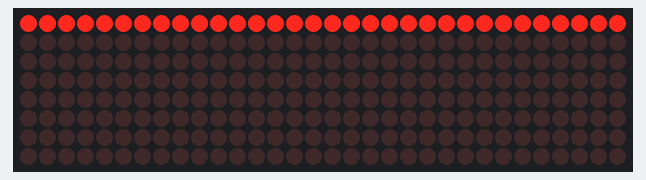
This sketch was run on a simulated Arduino Uno, built with avr-gcc and run on an emulated ATmega328P. Shown: 32×8 LED matrix. Wiring (inferred from the names in the program): 4 × MAX7219 LED driver (orientation assumed): data pin 11; clock pin 12; CS pin 10.

Above: at 0.21 s.
At 1.11 s:
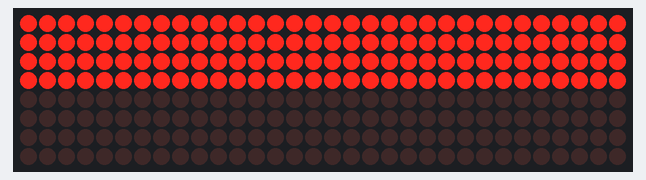
At 1.71 s:
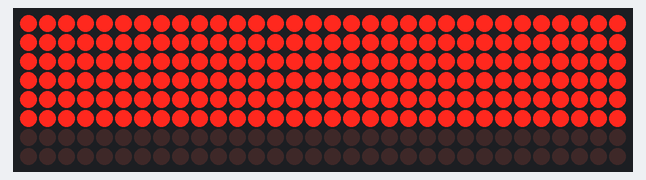
At 2.2 s:
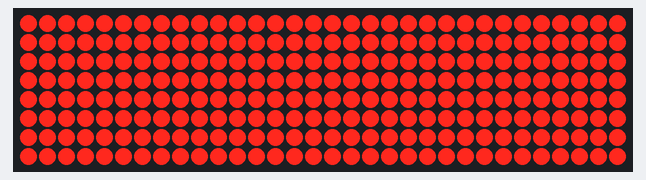
At 3.5 s:
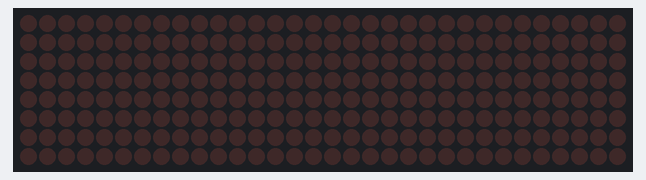
At 4.92 s:
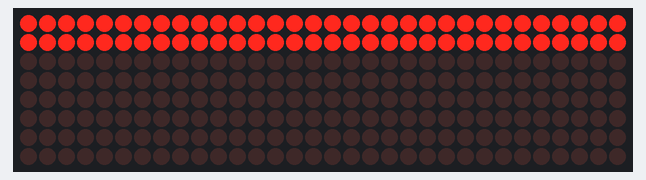

The sketch:

test.ino
```cpp
// Définition des pins de connexion
int DIN_pin = 11; // Data In
int CS_pin = 10;  // Chip Select
int CLK_pin = 12; // Clock

// Fonction pour envoyer un octet de données au MAX7219
void write_pix(int data) {
  for (int i = 0; i < 8; i++) {
    digitalWrite(CLK_pin, LOW);
    digitalWrite(DIN_pin, (data & 0x80) ? HIGH : LOW); // Envoi du bit le plus significatif
    data = data << 1; // Décalage des bits
    digitalWrite(CLK_pin, HIGH);
  }
}

// Fonction pour écrire sur une ligne donnée de toutes les matrices
void write_line(int address, int data) {
  digitalWrite(CS_pin, LOW);
  for (int i = 0; i < 4; i++) { // 4 matrices
    write_pix(address); // Envoi de l'adresse (ligne 1 à 8)
    write_pix(data);    // Envoi de la donnée pour cette ligne
  }
  digitalWrite(CS_pin, HIGH);
}

// Fonction d'initialisation du MAX7219
void init_MAX7219() {
  write_line(0x09, 0x00); // Mode de décodage : Aucun
  write_line(0x0A, 0x08); // Luminosité moyenne
  write_line(0x0B, 0x07); // Activation des 8 lignes
  write_line(0x0C, 0x01); // Mode normal (sortie de veille)
  write_line(0x0F, 0x00); // Désactivation du mode test
}

// Fonction pour nettoyer toutes les matrices
void clear_matrix() {
  for (int i = 1; i <= 8; i++) {
    write_line(i, 0x00); // Éteint toutes les LEDs
  }
}

void setup() {
  pinMode(CS_pin, OUTPUT);
  pinMode(DIN_pin, OUTPUT);
  pinMode(CLK_pin, OUTPUT);

  digitalWrite(CS_pin, HIGH);
  delay(50);

  init_MAX7219();
  clear_matrix();
}

// Boucle de test : allume progressivement les LEDs
void loop() {
  for (int i = 1; i <= 8; i++) {
    write_line(i, 0xFF); // Allume la ligne `i` sur toutes les matrices
    delay(300);
  }
  delay(1000);
  clear_matrix();
  delay(1000);
}
```

Measured:
- by itself, everything shown: repeats every 4.4 s, in 9 steps
- what the display in image 3 shows lasts 1.3 s, from 2.2 s to 3.5 s
- what the display in image 4 shows lasts 1.0 s, from 3.5 s to 4.5 s
